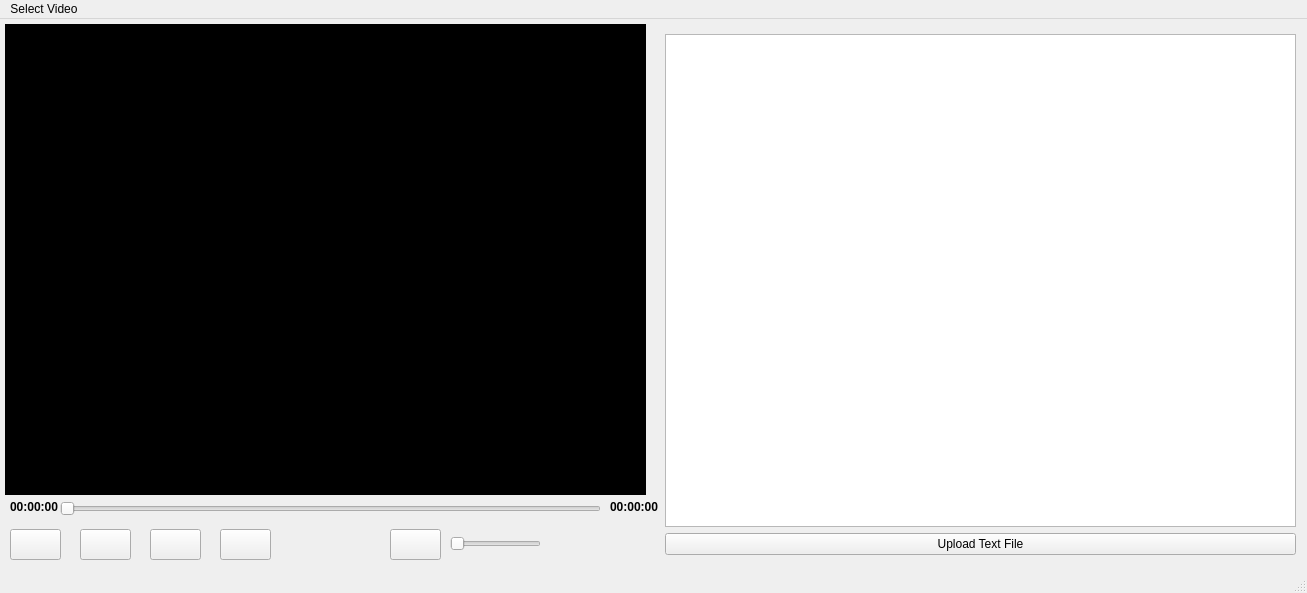
<?xml version="1.0" encoding="UTF-8"?>
<ui version="4.0">
 <class>MainWindow</class>
 <widget class="QMainWindow" name="MainWindow">
  <property name="geometry">
   <rect>
    <x>0</x>
    <y>0</y>
    <width>1307</width>
    <height>593</height>
   </rect>
  </property>
  <property name="windowTitle">
   <string>MainWindow</string>
  </property>
  <widget class="QWidget" name="centralwidget">
   <widget class="QGroupBox" name="groupBox">
    <property name="geometry">
     <rect>
      <x>5</x>
      <y>5</y>
      <width>641</width>
      <height>471</height>
     </rect>
    </property>
    <property name="font">
     <font>
      <bold>false</bold>
     </font>
    </property>
    <property name="styleSheet">
     <string notr="true">QGroupBox {

border: 2px solid black;
background: black
}</string>
    </property>
    <property name="title">
     <string/>
    </property>
   </widget>
   <widget class="QPushButton" name="pushButton_SeekBackword">
    <property name="geometry">
     <rect>
      <x>10</x>
      <y>510</y>
      <width>51</width>
      <height>31</height>
     </rect>
    </property>
    <property name="text">
     <string/>
    </property>
   </widget>
   <widget class="QPushButton" name="pushButton_Play">
    <property name="geometry">
     <rect>
      <x>80</x>
      <y>510</y>
      <width>51</width>
      <height>31</height>
     </rect>
    </property>
    <property name="text">
     <string/>
    </property>
   </widget>
   <widget class="QPushButton" name="pushButton_Stop">
    <property name="geometry">
     <rect>
      <x>150</x>
      <y>510</y>
      <width>51</width>
      <height>31</height>
     </rect>
    </property>
    <property name="text">
     <string/>
    </property>
   </widget>
   <widget class="QPushButton" name="pushButton_SeekForward">
    <property name="geometry">
     <rect>
      <x>220</x>
      <y>510</y>
      <width>51</width>
      <height>31</height>
     </rect>
    </property>
    <property name="text">
     <string/>
    </property>
   </widget>
   <widget class="QPushButton" name="pushButton_Vol_btn">
    <property name="geometry">
     <rect>
      <x>390</x>
      <y>510</y>
      <width>51</width>
      <height>31</height>
     </rect>
    </property>
    <property name="text">
     <string/>
    </property>
   </widget>
   <widget class="QSlider" name="horizontalSlider_Volume">
    <property name="geometry">
     <rect>
      <x>450</x>
      <y>515</y>
      <width>91</width>
      <height>20</height>
     </rect>
    </property>
    <property name="font">
     <font>
      <bold>false</bold>
     </font>
    </property>
    <property name="minimum">
     <number>1</number>
    </property>
    <property name="maximum">
     <number>100</number>
    </property>
    <property name="orientation">
     <enum>Qt::Horizontal</enum>
    </property>
   </widget>
   <widget class="QSlider" name="horizontalSlider_Duration">
    <property name="geometry">
     <rect>
      <x>60</x>
      <y>480</y>
      <width>541</width>
      <height>20</height>
     </rect>
    </property>
    <property name="orientation">
     <enum>Qt::Horizontal</enum>
    </property>
   </widget>
   <widget class="QLabel" name="label_Current_Time">
    <property name="geometry">
     <rect>
      <x>10</x>
      <y>480</y>
      <width>49</width>
      <height>16</height>
     </rect>
    </property>
    <property name="font">
     <font>
      <bold>true</bold>
     </font>
    </property>
    <property name="text">
     <string>00:00:00</string>
    </property>
   </widget>
   <widget class="QLabel" name="label_Total_Time">
    <property name="geometry">
     <rect>
      <x>610</x>
      <y>480</y>
      <width>49</width>
      <height>16</height>
     </rect>
    </property>
    <property name="font">
     <font>
      <bold>true</bold>
     </font>
    </property>
    <property name="text">
     <string>00:00:00</string>
    </property>
   </widget>
   <widget class="QWidget" name="centralwidget_2">
    <property name="geometry">
     <rect>
      <x>660</x>
      <y>10</y>
      <width>641</width>
      <height>531</height>
     </rect>
    </property>
    <layout class="QVBoxLayout" name="verticalLayout">
     <property name="leftMargin">
      <number>5</number>
     </property>
     <property name="topMargin">
      <number>5</number>
     </property>
     <property name="rightMargin">
      <number>5</number>
     </property>
     <property name="bottomMargin">
      <number>5</number>
     </property>
     <item>
      <widget class="QTextEdit" name="textEdit">
       <property name="enabled">
        <bool>true</bool>
       </property>
      </widget>
     </item>
     <item>
      <widget class="QPushButton" name="uploadButton">
       <property name="text">
        <string>Upload Text File</string>
       </property>
      </widget>
     </item>
    </layout>
   </widget>
  </widget>
  <widget class="QMenuBar" name="menubar">
   <property name="geometry">
    <rect>
     <x>0</x>
     <y>0</y>
     <width>1307</width>
     <height>21</height>
    </rect>
   </property>
   <widget class="QMenu" name="menuSelect_Video">
    <property name="title">
     <string>Select Video</string>
    </property>
    <addaction name="actionOpen"/>
   </widget>
   <addaction name="menuSelect_Video"/>
  </widget>
  <widget class="QStatusBar" name="statusbar"/>
  <action name="actionOpen">
   <property name="text">
    <string>Open</string>
   </property>
  </action>
 </widget>
 <resources/>
 <connections/>
</ui>
